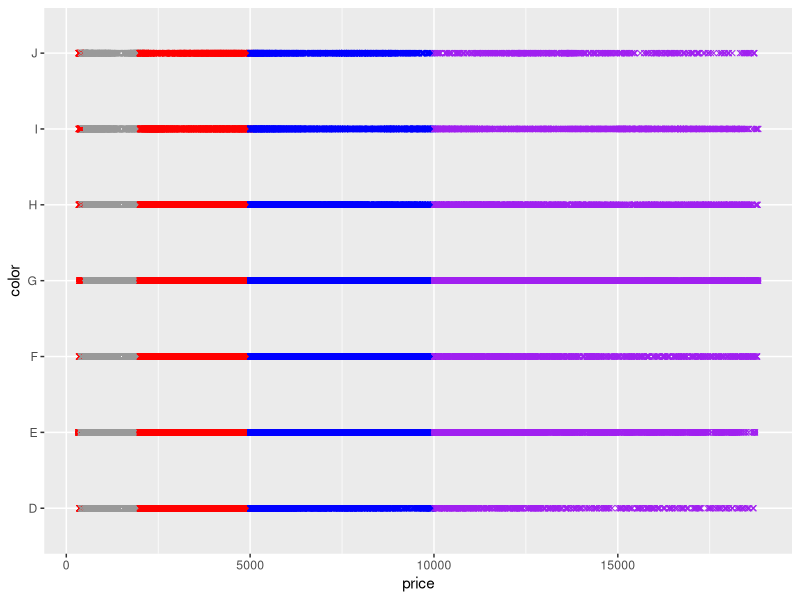

Recreate this plot in R.
## ---- chunk 1
library(tidyverse)
starwars %>%

filter(if_any(everything(), ~ !is.na(.x)))

## ---- chunk 2

starwars %>%

filter(if_all(everything(), ~ !is.na(.x)))

## ---- chunk 3
diamonds_formatting <- diamonds %>% 
  mutate(
custom_col= case_when(
  between(price, 400,2000) ~ 'grey60',
  price < 5000 ~ "red",
  price < 10000 ~ "blue",
  price < 20000 ~ "purple",
  color =="G" ~ '#AA4465',
  TRUE ~ "orange"),
custom_shape=case_when(
  color =="G" |color=="E" ~ 13,
  TRUE ~ 4)
  
)

## ---- chunk 4
diamonds_formatting %>% 
  ggplot(aes(price,color,col=custom_col,shape=custom_shape))+
  geom_point()+
  scale_color_identity()+
  scale_shape_identity()
## ---- chunk 5


## ---- chunk 6
library(tidyverse)
## ---- chunk 7







## ---- chunk 8
string <- c("I only want the third word of each sentence",
            "I only need the third word of each setence",
            "I only use the third worsd of each sentence")
library(tidyverse)
stringr::word(string, #vector of strings
              start=3, #where to start extraction
              end=3, #where to end extraction
              sep=" ")# what seperator to parse


